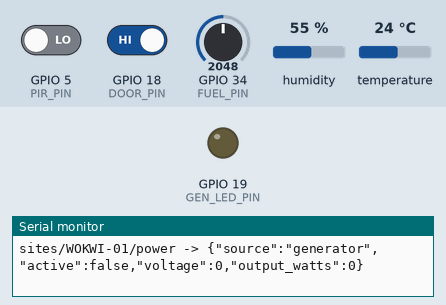
This sketch was run on a simulated ESP32. On the bench: output pins drawn as LEDs (lit = HIGH), the last lines printed to the serial monitor. The inputs (shaded band) are chosen by the test bench; at power-on: GPIO 34 (FUEL_PIN) = 2048, GPIO 5 (PIR_PIN) LOW, GPIO 18 (DOOR_PIN) HIGH, humidity 55 %, temperature 24 °C. WiFi joins after 1.5 s; servers stay silent unless stated; random numbers use the default seed unless the sketch sets one; no MQTT or app messages arrive unless stated.

Above: at 41.4 s.
41.5 s: GPIO 34 (FUEL_PIN) set to 223
At 50.6 s:
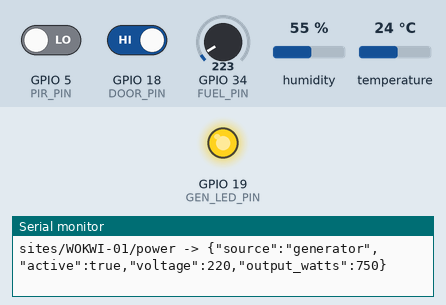
51.5 s: GPIO 34 (FUEL_PIN) set to 184
Timing chart, 0 to 56.5 s (numbered marks = the images above; inputs shaded):
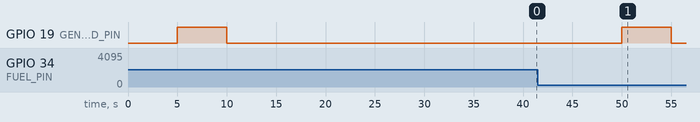

The sketch:

sketch.ino
```cpp
/*
 * TowerIQ: Wokwi hardware simulation node
 * ------------------------------------------------------------------
 * Runs on a simulated ESP32 in Wokwi (https://wokwi.com), using REAL
 * firmware (this file) and REAL WiFi + MQTT — not a mockup. Wokwi's
 * simulated ESP32 has a genuine WiFi stack, so this sketch can connect
 * to any real MQTT broker reachable from the internet.
 *
 * IMPORTANT — Wokwi cannot reach 'localhost' on your laptop:
 * The broker embedded in this project's backend (backend/src/mqtt/broker.js)
 * only listens on your machine. Wokwi's cloud simulator cannot reach it.
 * To use THIS sketch against the real project, either:
 *   (a) Deploy the backend somewhere with a public IP/domain and point
 *       MQTT_HOST below at it, with the broker port exposed, OR
 *   (b) Point this sketch at a free public broker (e.g. HiveMQ Cloud,
 *       test.mosquitto.org) and adapt backend/src/mqtt/ingest.js to also
 *       connect outward to that broker instead of only running its own.
 * This limitation and both fixes are documented in
 * docs/HARDWARE_SIMULATION.md.
 *
 * Sensors wired (see diagram.json):
 *   DHT22            -> cabinet temperature
 *   PIR motion       -> motion detection
 *   Potentiometer    -> stand-in for a fuel-level sender unit (0-100%)
 *   Slide switch     -> door open/closed sensor
 *   LED              -> generator-on indicator (driven by firmware logic)
 *
 * Library dependencies (declared in libraries.txt for Wokwi):
 *   DHT sensor library (Adafruit), PubSubClient (Nick O'Leary)
 */

#include <WiFi.h>
#include <PubSubClient.h>
#include <DHT.h>

// ---- Configuration ---------------------------------------------------
const char* WIFI_SSID = "Wokwi-GUEST";   // Wokwi's built-in simulated WiFi network
const char* WIFI_PASS = "";
const char* MQTT_HOST = "test.mosquitto.org";  // swap for your deployed broker — see note above
const int   MQTT_PORT = 1883;
const char* SITE_ID   = "WOKWI-01";   // register this site first: Sites API (admin) POST /api/sites {"id":"WOKWI-01","name":"Wokwi bench node"}

#define DHT_PIN 4
#define PIR_PIN 5
#define FUEL_PIN 34
#define DOOR_PIN 18
#define GEN_LED_PIN 19

DHT dht(DHT_PIN, DHT22);
WiFiClient espClient;
PubSubClient mqtt(espClient);

unsigned long lastPublish = 0;
const unsigned long PUBLISH_INTERVAL_MS = 5000;
bool generatorOn = false;
float fuelPct = 70.0;

void connectWiFi() {
  WiFi.begin(WIFI_SSID, WIFI_PASS);
  Serial.print("Connecting to WiFi");
  while (WiFi.status() != WL_CONNECTED) { delay(400); Serial.print("."); }
  Serial.println("\nWiFi connected: " + WiFi.localIP().toString());
}

void connectMqtt() {
  mqtt.setServer(MQTT_HOST, MQTT_PORT);
  while (!mqtt.connected()) {
    Serial.print("Connecting to MQTT broker...");
    String clientId = "wokwi-" + String(SITE_ID);
    if (mqtt.connect(clientId.c_str())) {
      Serial.println("connected");
    } else {
      Serial.print("failed, rc="); Serial.print(mqtt.state()); Serial.println(" retrying in 2s");
      delay(2000);
    }
  }
}

void publishJson(const char* channel, const String& json) {
  String topic = "sites/" + String(SITE_ID) + "/" + channel;
  mqtt.publish(topic.c_str(), json.c_str());
  Serial.println(topic + " -> " + json);
}

void setup() {
  Serial.begin(115200);
  pinMode(PIR_PIN, INPUT);
  pinMode(DOOR_PIN, INPUT_PULLUP);
  pinMode(GEN_LED_PIN, OUTPUT);
  dht.begin();
  connectWiFi();
  connectMqtt();
}

void loop() {
  if (!mqtt.connected()) connectMqtt();
  mqtt.loop();

  unsigned long now = millis();
  if (now - lastPublish < PUBLISH_INTERVAL_MS) return;
  lastPublish = now;

  // --- Read sensors ---
  float tempC = dht.readTemperature();
  bool motion = digitalRead(PIR_PIN) == HIGH;
  bool doorOpen = digitalRead(DOOR_PIN) == LOW; // pulled up, LOW = closed circuit = open door in this wiring
  int fuelRaw = analogRead(FUEL_PIN); // 0-4095 on ESP32 ADC
  fuelPct = (fuelRaw / 4095.0) * 100.0;

  // --- Simple on-device logic: generator kicks in below 20% "grid simulated failure" chance ---
  generatorOn = (fuelPct > 5) && (random(0, 100) < 10); // occasionally simulate generator engaging
  digitalWrite(GEN_LED_PIN, generatorOn ? HIGH : LOW);

  // --- Publish telemetry using the SAME topic/payload schema as the fleet simulator ---
  // powered=true: this node is mains/battery powered; a real RMS reports false when the site is dark.
  publishJson("heartbeat", "{\"powered\":true}");

  publishJson("env", "{\"temperature_c\":" + String(isnan(tempC) ? 25.0 : tempC, 1) +
                      ",\"smoke_detected\":false" +
                      ",\"door_open\":" + String(doorOpen ? "true" : "false") +
                      ",\"motion_detected\":" + String(motion ? "true" : "false") + "}");

  publishJson("fuel", "{\"level_pct\":" + String(fuelPct, 1) +
                       ",\"generator_on\":" + String(generatorOn ? "true" : "false") + "}");

  publishJson("power", "{\"source\":\"generator\",\"active\":" + String(generatorOn ? "true" : "false") +
                        ",\"voltage\":" + String(generatorOn ? 220 : 0) +
                        ",\"output_watts\":" + String(generatorOn ? 750 : 0) + "}");

  if (motion) {
    publishJson("security", "{\"event_type\":\"motion\",\"source\":\"pir\",\"confidence\":0.9}");
  }
}
```
